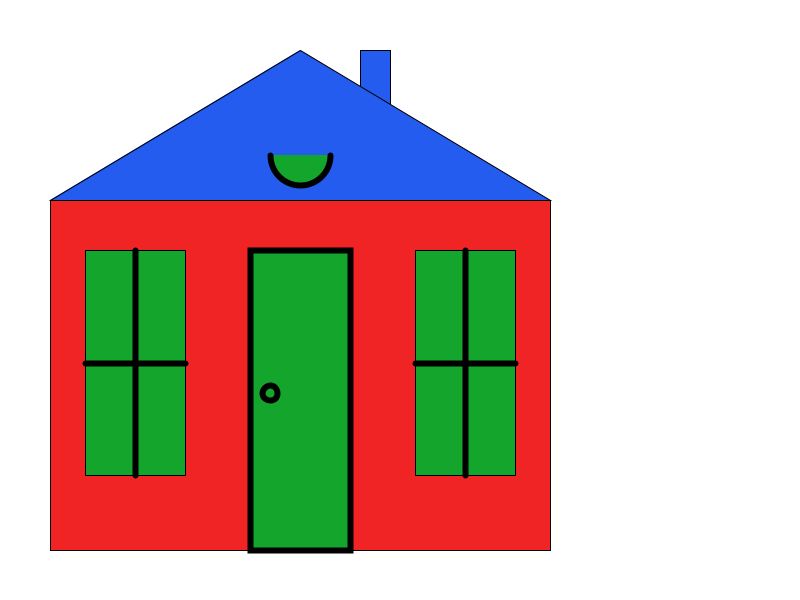
Frame 1 (no input)
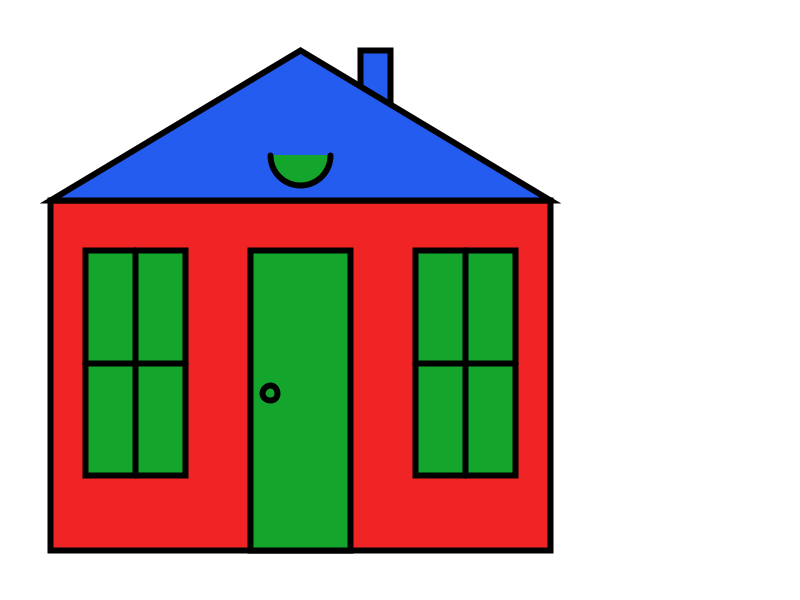
Frame 60 (the mouse pressed at the canvas centre just before this capture)
Frame 120 (the mouse held since frame 60 and released just before this capture): identical to frame 60, image omitted

The Processing sketch that drew these frames (run headless with seeded random() and noise(); from frame 60 on, the mouse is pressed at the canvas centre):

// Processing sketch: sketch_161014b
// ── sketch_161014b.pde
int x = 50;
int y = 200;
int dx = 1;
int dy = 4;
void setup() {
  size(800, 600);
}

void draw() {
  background(255);
  fill(#F02424);
  rect(x, y, 500, 350);                     // outside border of house
  fill(#245CF0);
  rect(x+310, y-150, 30, 100);              //chimmney
  triangle(x, y, x+250, y-150, x+500, y);   // roof
  fill(#14A52D);
  rect(x+35, y+50, 100, 225);        // outside of left window
  rect(x+365, y+50, 100, 225);       // outside of right window
  strokeWeight(6);
  line(x+35, y+163, x+135, y+163);   // horizontal line in left window
  line(x+85, y+50, x+85, y+275 );     // vertical line in left window
  line(x+365, y+163, x+465, y+163);  // horizontal line in right window
  line(x+415, y+50, x+415, y+275);   // vertical line of right window
  rect(x+200, y+50, 100, 300);       // border of door
  ellipse(x+220, y+193, 15, 15);     // door knob
  arc(x+250, y-45, 60, 60, 0, PI);
  if (keyPressed == true) {
    if (key =='d') {
      x = x + dx;
      y = y + dy;
      println("x = ", x, "y = ", y);
    }
  }
  if (x+500 >= width) {
    dx = dx * -1;
  } 
  // Moves house to the left and stops
  if (x <= 0) {
    dx = dx * -1;
  }
  if (y-150 < 0) {
    dy = dy* -1;
  }
  if (y+350 > height) {
    dy = dy * -1;
  }
 
}
